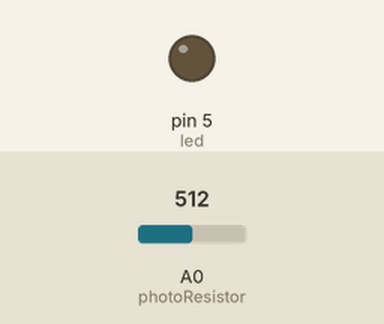
This sketch was run on a simulated Arduino Uno, built with avr-gcc and run on an emulated ATmega328P. Parts: output pins drawn as LEDs (lit = HIGH). Inputs (shaded band) come from the test bench; at power-on: A0 (photoResistor) = 512. What the sketch prints to the serial monitor is not drawn.

Above: at 0.4 s.
Timing chart, 0 to 1.9 s (numbered marks = the images above):
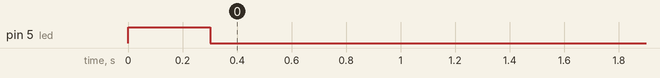

Measured:
- by itself, pin 5 (led): HIGH → LOW at 0.30 s

The sketch:

kalibracia_senzoru_svetla.ino
```cpp
const int led = 5;
const int photoResistor = A0;
int prValue; //photoresistor value
float calValue;
//float percent;
int minValue=10000;
int maxValue;
float input;
float inputVal;
float ledBrightness;
float sensorVal;

//pwm pin 5 a 6 na timer0
//pwm pin 9 a 10 na timer 1
//pwm pin 11 a 3 na timer 2

void setup() {
  Serial.begin(9600);  //zadat vacsi baud rate napriklad 250 000      //Printout
  pinMode(led,HIGH);
  calibration();
}

void loop() {
    sensorVal = sensorRead();
    actuatorWrite(sensorVal);
    delay(500);
  }


void calibration(){
    for (int i = 0; i <= 2; i++) {
    Serial.println("Prebieha kalibracia...");
  //zbehne prvych 5 sekund napriklad na kalibraciu minima a maxima
    prValue = analogRead(photoResistor);
    if (prValue<minValue) {
      minValue=prValue;
      }
    if (prValue>maxValue) {
      maxValue=prValue;
      }


    digitalWrite(led,HIGH);
    delay(100);
  }
    Serial.print("Minimum = ");
    Serial.print(minValue);
    Serial.print(" Maximum = ");
    Serial.print(maxValue);
    Serial.println();
}
//void actuatorWrite(float){
void actuatorWrite(float input){
  //ovladanie ledky cez pwm signal, vstup 0 az 100%, teda 0 az 255

      input = int(input*100);
      ledBrightness = map(inputVal,0,10000,0,255);
      analogWrite(led,ledBrightness);
   }

float sensorRead(){
 //odcitavat hodnoty a dat to do percent
  //return
  prValue = analogRead(photoResistor);
  calValue = map(prValue,minValue, maxValue, 0, 10000);
  float percent = calValue/100.0;

  return percent;
}
```
